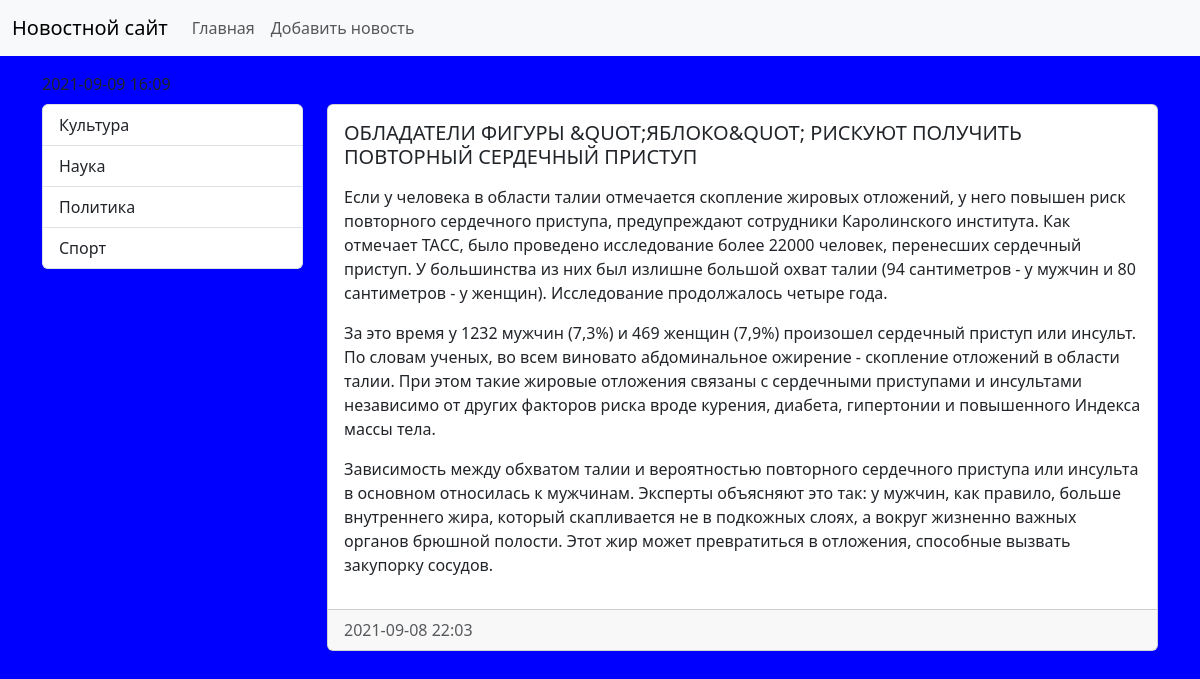
Screenshot of /news/10/ with the database file from the repository.
### news/models.py (models this page shows, shortened)
class Category(models.Model):
    title = models.CharField(max_length=150, db_index=True, verbose_name="Наименование категории")
    def get_absolute_url(self):
        return reverse_lazy("Category", kwargs={"id_category": self.pk})
    class Meta:
        verbose_name = "Категория"
        verbose_name_plural = "Категории"
        ordering = ["title"]

class News(models.Model):
    title = models.CharField(max_length=150, verbose_name="Наименование")
    content = models.TextField(blank=True, verbose_name="Контент")
    created_at = models.DateTimeField(auto_now_add=True, verbose_name="Дата публикации")
    update_at = models.DateTimeField(auto_now=True, verbose_name="Обновлено")
    photo = models.ImageField(upload_to="photos/%Y/%m/%d/", max_length=150, verbose_name="Фото", blank=True)
    is_published = models.BooleanField(default=True, verbose_name="Опубликовано")
    category = models.ForeignKey("Category", on_delete=models.PROTECT, null=True, verbose_name="Категория")
    class Meta:
        verbose_name = "Новость"
        verbose_name_plural = "Новости"
        ordering = ["-created_at"]

### news/views.py (the view)
# urls.py: path("news/<int:news_id>/", ViewNews.as_view(), name="view_news"),
class ViewNews(ListView):
    model = News
    template_name = "news/view_news.html"
    context_object_name = "news"
    def get_context_data(self, *, object_list=None, **kwargs):
        context = super(ViewNews, self).get_context_data(**kwargs)
        context["news_i"] = get_object_or_404(News, pk=self.kwargs["news_id"])
        return context

### news/templatetags/news_tags.py (called while the page is built)
@register.inclusion_tag("news/list_categories.html")
def show_categories():
    categories = Category.objects.all()
    return {"categories":categories}

### news/templates/news/view_news.html (shortened to what this page needs)
{% extends "base.html" %}
{% block sidebar %}
    {% include "inc/_sidebar.html" %}
{% endblock %}
{% block content %}
    <div class="card mb-3">
        <div class="card-body">
            <h5 class="card-title">{{forloop.counter}} {%filter force_escape| upper%}{{news_i.title}}{%endfilter%}</h5>
            <p class="card-text ">{{news_i.content|linebreaks}}</p>
        </div>
        <div class="card-footer text-muted">
            {% load tz %}
            {% timezone "Europe/Moscow" %}
                {{news_i.created_at|date:"Y-m-d H:i"}}
            {% endtimezone %}
        </div>
    </div>
{% endblock %}

### news/templates/news/list_categories.html
<div class="list-group">
    {% for i in categories %}
    <a href="{{ i.get_absolute_url }}" class="list-group-item list-group-item-action">{{i.title}}</a>
    {% endfor %}
</div>

### mysite/static/css/style.css (style rules this page uses)
body { background-color: blue; }

### rows the page displays
Category: title "Культура"
Category: title "Наука"
Category: title "Политика"
Category: title "Спорт"
News: title "ОБЛАДАТЕЛИ ФИГУРЫ &QUOT;ЯБЛОКО&QUOT; РИСКУЮТ ПОЛУЧИТЬ ПОВТОРНЫЙ СЕРДЕЧНЫЙ ПРИСТУП", content "Если у человека в области талии отмечается скопление жировых отложений, у него повышен риск повторного сердечного приступа, предупреждают сотрудники Каролинского института. Как отмечает ТАСС, было проведено исследование более 22000 человек, перенесших сердечный приступ. У большинства из них был излишне большой охват талии (94 сантиметров - у мужчин и 80 сантиметров - у женщин). Исследование продолжалось четыре года. За это время у 1232 мужчин (7,3%) и 469 женщин (7,9%) произошел сердечный приступ или инсульт. По словам ученых, во всем виновато абдоминальное ожирение - скопление отложений в области талии. При этом такие жировые отложения связаны с сердечными приступами и инсультами…", created_at "2021-09-08 22:03"
